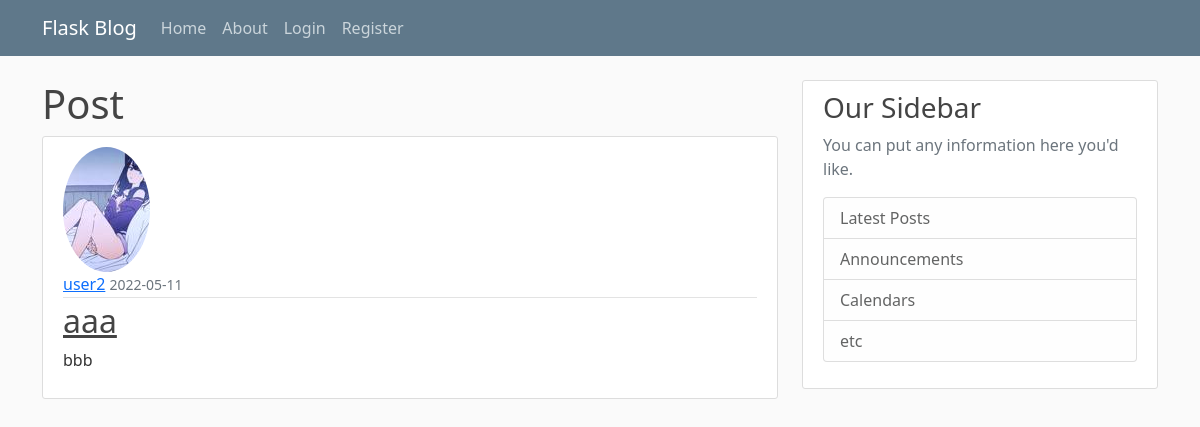
/post/1, run on the app's committed database.
### flaskblog/models.py (models this page shows, shortened)
class User(db.Model, UserMixin):
    id = db.Column(db.Integer, primary_key=True)
    username = db.Column(db.String(20), unique=True, nullable=False)
    email = db.Column(db.String(120), unique=True, nullable=False)
    image_file = db.Column(db.String(20), nullable=False,
                           default='default.jpg')
    password = db.Column(db.String(60), nullable=False)
    posts = db.relationship('Post', backref='author', lazy=True)

class Post(db.Model):
    id = db.Column(db.Integer, primary_key=True)
    title = db.Column(db.String(100), nullable=False)
    date_posted = db.Column(db.DateTime, nullable=False,
                            default=datetime.utcnow)
    content = db.Column(db.Text, nullable=False)
    user_id = db.Column(db.Integer, db.ForeignKey('user.id'), nullable=False)

### flaskblog/routes.py (the view)
@app.route("/post/<post_id>")
def post(post_id):
    post = Post.query.get_or_404(post_id)
    return render_template('post.html', title=post.title, post=post)

### flaskblog/templates/post.html (shortened to what this page needs)
{% extends "base.html" %} {% block content %}
<h1>Post</h1>
<article class="media content-section">
    <img
        src="{{ url_for('static', filename='profile_pics/' + post.author.image_file) }}"
        class="rounded-circle"
        alt=""
    />
    <div class="media-body">
        <div class="article-metadata">
            <a class="mr-2" href="#">{{ post.author.username }}</a>
            <small class="text-muted">
                {{ post.date_posted.strftime('%Y-%m-%d') }}
            </small>
        </div>
        <h2>
            <a
                class="article-title"
                href="{{ url_for('post', post_id=post.id) }}"
                >{{ post.title }}</a
            >
        </h2>
        <p class="article-content">{{ post.content }}</p>
    </div>
</article>
{% endblock content %}

### flaskblog/static/main.css (style rules this page uses)
body { background: #fafafa; color: #333333; margin-top: 5rem; }
h1, h2, h3, h4, h5, h6 { color: #444444; }
.content-section { background: #ffffff; padding: 10px 20px; border: 1px solid #dddddd; border-radius: 3px; margin-bottom: 20px; }
.article-title { color: #444444; }
.article-content { white-space: pre-line; }
.article-metadata { padding-bottom: 1px; margin-bottom: 4px; border-bottom: 1px solid #e3e3e3 }

### data on the page
User: image_file (picture), author.username "user2"
Post: date_posted "2022-05-11", title "aaa", content "bbb"
